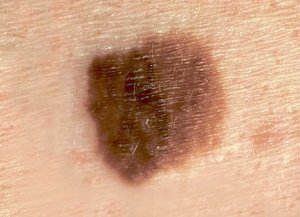
#> input picture img/malignant1.jpg, 300 x 217 px, found by its file name
$ python jagedness.py   (older library calls are emulated)
#> lines starting #> are read from the running program, lines starting #| are printed output that depends on the picture; after the words box and inside, x2 and y2 are one past the last pixel; in counts of white or black regions, pixels touching at a corner belong together; long printed decimals are rounded
### cv/helper.py
import cv2

# NOTE: The given image must be a greyscale image
def getMoleContour(greyscale):
    THRESHOLD = 125
    MAX_VALUE = 180
    ret, thresh = cv2.threshold(greyscale, THRESHOLD, MAX_VALUE, cv2.THRESH_BINARY_INV) # Binary mask
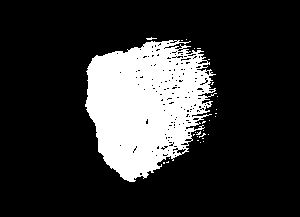
#> thresh: shape (217, 300); values 0 (black) and 180 (white), 19.3% white; 28 white regions (27 under 20 px)
#> ret = 125
    im2, contours, hierarchy = cv2.findContours(thresh, cv2.RETR_EXTERNAL, cv2.CHAIN_APPROX_NONE)
#> contours = 28 contours, 27 with area under 20; largest, box (x1, y1, x2, y2) and area: (85, 40, 217, 182) 12560
    # Check to make sure there actually is a contour
    if len(contours) == 0:
        raise Error("No contours found!")
    # Only find the longest one
    longestContour = []
    for i in range(len(contours)):
        if len(contours[i]) > len(longestContour):
            longestContour = contours[i]
#> this loop made 28 passes
#> longestContour on pass 1: [[163, 162], [163, 163], [164, 163], [164, 162]]
#> after the loop, longestContour = contour of 831 points, box (x1, y1, x2, y2) (85, 40, 217, 182), area 12560
    return longestContour

def showImage(image):
    cv2.imshow("image", image)
    cv2.waitKey(0)
    cv2.destroyAllWindows()

### cv/jagedness.py
import cv2
import math
import helper

def calculateJagedness(image, debug=False):
    # Contours
    contour = helper.getMoleContour(image)
#> contour has the same summary as longestContour in getMoleContour
    # Fits an ellipse around the image
    ellipse = cv2.fitEllipse(contour)
#> ellipse = ((145.5, 103.9), (118, 142.3), 33.27)
    # Shows the contour and ellipse for debugging
    if debug:
        cv2.drawContours(image, contour, -1, (255, 255, 255), 5)
        cv2.ellipse(image, ellipse, (0, 0, 0), 5)
        helper.showImage(image)
    # Calculates the mean square distance between the ellipse and contour
    center = ellipse[0]
#> center = (145.5, 103.9)
    dim = ellipse[1]
#> dim = (118, 142.3)
    theta = ellipse[2]
#> theta = 33.27
    meanSquare = 0
    for i in range(1, len(contour)):
        diffX = (contour[i][0][0] - center[0]) * math.cos(-theta) - \
                (contour[i][0][1] - center[1]) * math.sin(-theta)
        diffY = (contour[i][0][0] - center[0]) * math.sin(-theta) - \
                (contour[i][0][1] - center[1]) * math.cos(-theta)
        meanSquare += abs((diffX / dim[0]) ** 2 + (diffY / dim[1]) ** 2)
#> this loop made 830 passes
#> (diffX, diffY, meanSquare) on passes 1 to 3: (-66.7, -39.07, 0.395), (-66.43, -38.11, 0.784), (-66.15, -37.15, 1.17)
#> after the loop, meanSquare = 229.6
    return meanSquare

if __name__ == "__main__":
    # Tests
    grayscale = cv2.imread("./img/malignant1.jpg", 0)
    print(calculateJagedness(grayscale, debug=True))
#| 229.617
    grayscale = cv2.imread("./img/malignant2.jpg", 0)
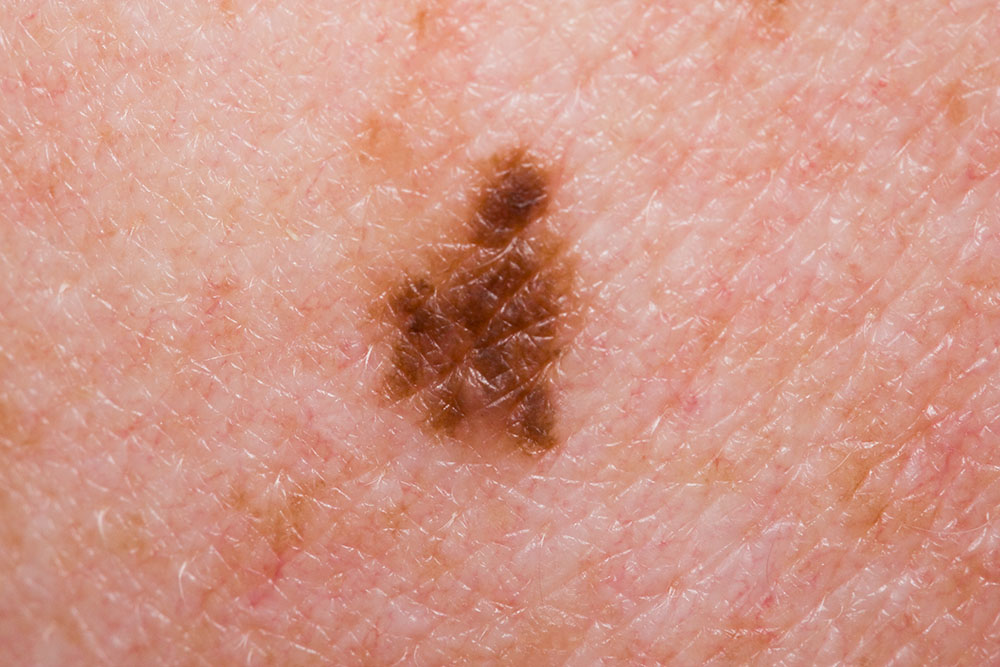
#> input picture img/malignant2.jpg, 1000 x 667 px, found by its file name
#> grayscale: shape (667, 1000); min 31, max 254, mean 167.5
    print(calculateJagedness(grayscale, debug=True))
#> in getMoleContour (call 2), `ret, thresh = cv2.threshold(greyscale, THRESHOLD, MAX_VALUE, cv2.THRES..`: thresh: shape (667, 1000); values 0 (black) and 180 (white), 5.2% white; 105 white regions (101 under 20 px)
#> in getMoleContour (call 2), `im2, contours, hierarchy = cv2.findContours(thresh, cv2.RETR_EXTERNAL,..`: contours = 105 contours, 102 with area under 20; largest, box (x1, y1, x2, y2) and area: (369, 152, 572, 458) 35092, (273, 562, 283, 581) 68, (274, 547, 283, 559) 30
#> the loop in getMoleContour (call 2), `for i in range(len(contours)):` made 105 passes
#> longestContour on pass 1: [[365, 666], [366, 666]]
#> the loop in calculateJagedness (call 2), `for i in range(1, len(contour)):` made 1632 passes
#> (diffX, diffY, meanSquare) on passes 1 to 3: (117.6, 167.3, 0.765), (116.2, 165.9, 1.52), (114.9, 164.5, 2.25)
#| 457.503
    grayscale = cv2.imread("./img/benign1.jpg", 0)
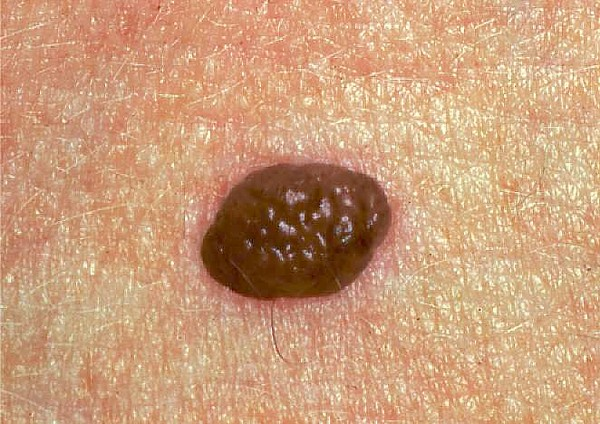
#> input picture img/benign1.jpg, 600 x 424 px, found by its file name
#> grayscale: shape (424, 600); min 13, max 255, mean 167.6
    print(calculateJagedness(grayscale, debug=True))
#> call 3 of calculateJagedness, with debug = True
#> in getMoleContour (call 3), `ret, thresh = cv2.threshold(greyscale, THRESHOLD, MAX_VALUE, cv2.THRES..`: thresh: shape (424, 600); values 0 (black) and 180 (white), 8.2% white; 166 white regions (164 under 20 px)
#> in getMoleContour (call 3), `im2, contours, hierarchy = cv2.findContours(thresh, cv2.RETR_EXTERNAL,..`: contours = 161 contours, 159 with area under 20; largest, box (x1, y1, x2, y2) and area: (198, 162, 392, 360) 20946, (220, 182, 228, 195) 42
#> in calculateJagedness (call 3), `contour = helper.getMoleContour(image)`: contour = contour of 757 points, box (x1, y1, x2, y2) (198, 162, 392, 360), area 20946
#> in calculateJagedness (call 3), `ellipse = cv2.fitEllipse(contour)`: ellipse = ((293.2, 238.8), (156.7, 193.1), 51.07)
#> in calculateJagedness (call 3), `cv2.ellipse(image, ellipse, (0, 0, 0), 5)`:
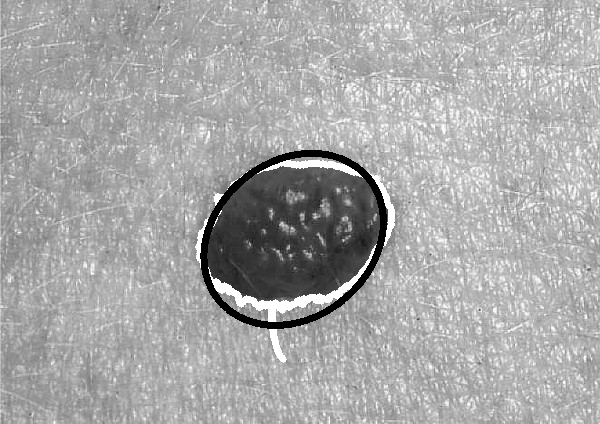
#> image: shape (424, 600); min 0, max 255, mean 167.3
#> in calculateJagedness (call 3), `center = ellipse[0]`: center = (293.2, 238.8)
#> in calculateJagedness (call 3), `dim = ellipse[1]`: dim = (156.7, 193.1)
#> in calculateJagedness (call 3), `theta = ellipse[2]`: theta = 51.07
#> the loop in calculateJagedness (call 3), `for i in range(1, len(contour)):` made 756 passes
#> (diffX, diffY, meanSquare) on passes 1 to 3: (-64.52, 62.74, 0.275), (-65.21, 63.47, 0.556), (-65.18, 63.49, 0.838)
#> after the loop in calculateJagedness (call 3), `for i in range(1, len(contour)):`: meanSquare = 149.5
#| 149.501
    grayscale = cv2.imread("./img/benign2.jpg", 0)
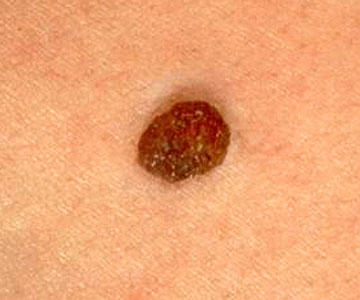
#> input picture img/benign2.jpg, 360 x 300 px, found by its file name
#> grayscale: shape (300, 360); min 29, max 226, mean 181.5
    print(calculateJagedness(grayscale, debug=True))
#> call 4 of calculateJagedness, with debug = True
#> in getMoleContour (call 4), `ret, thresh = cv2.threshold(greyscale, THRESHOLD, MAX_VALUE, cv2.THRES..`:
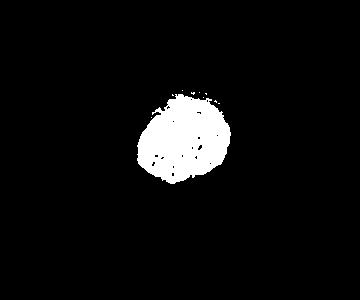
#> thresh: shape (300, 360); values 0 (black) and 180 (white), 5.5% white; 10 white regions (9 under 20 px)
#> in getMoleContour (call 4), `im2, contours, hierarchy = cv2.findContours(thresh, cv2.RETR_EXTERNAL,..`: contours = 10 contours, 9 with area under 20; largest, box (x1, y1, x2, y2) and area: (137, 94, 231, 184) 5852
#> the loop in getMoleContour (call 4), `for i in range(len(contours)):` made 10 passes
#> longestContour on passes 1 to 2: [[151, 117]], [[218, 103], [219, 103]]
#> after the loop in getMoleContour (call 4), `for i in range(len(contours)):`: longestContour = contour of 307 points, box (x1, y1, x2, y2) (137, 94, 231, 184), area 5852
#> in calculateJagedness (call 4), `contour = helper.getMoleContour(image)`: contour has the same summary as longestContour in getMoleContour
#> in calculateJagedness (call 4), `ellipse = cv2.fitEllipse(contour)`: ellipse = ((183.8, 139.3), (79.23, 95.63), 56.52)
#> in calculateJagedness (call 4), `cv2.ellipse(image, ellipse, (0, 0, 0), 5)`:
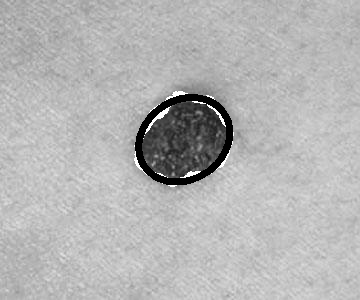
#> image: shape (300, 360); min 0, max 255, mean 180.1
#> in calculateJagedness (call 4), `center = ellipse[0]`: center = (183.8, 139.3)
#> in calculateJagedness (call 4), `dim = ellipse[1]`: dim = (79.23, 95.63)
#> in calculateJagedness (call 4), `theta = ellipse[2]`: theta = 56.52
#> the loop in calculateJagedness (call 4), `for i in range(1, len(contour)):` made 306 passes
#> (diffX, diffY, meanSquare) on passes 1 to 3: (-6.54, 44.05, 0.219), (-7.57, 43.02, 0.43), (-6.6, 42.05, 0.631)
#| 77.004
